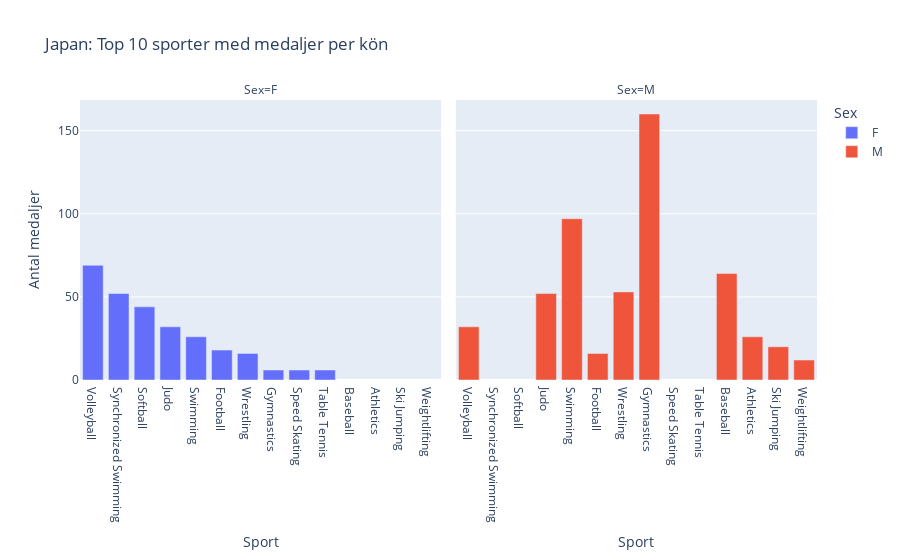

Notebook source saved alongside this figure:
### Markdown cell above
Skillnader mellan sporter där kvinnor/män tagit medalj?

### Code cell
sex_sport = (
    jpn_medals.groupby(["Sex", "Sport"])
    .size()
    .reset_index(name="Antal medaljer")
)

top10_by_sex = (
    sex_sport.sort_values(["Sex", "Antal medaljer"], ascending=[True, False])
    .groupby("Sex")
    .head(10)
)

fig = px.bar(
    top10_by_sex,
    x="Sport",
    y="Antal medaljer",
    color="Sex",
    facet_col="Sex",
    title="Japan: Top 10 sporter med medaljer per kön"
)
fig.show()

### Figure 1 — Plotly figure (JSON) as saved in the notebook; plotly's stock layout.template omitted (floating-point values rounded to 4 significant figures)
{"data": [{"alignmentgroup": "True", "hovertemplate": "Sex=F<br>Sport=%{x}<br>Antal medaljer=%{y}<extra></extra>", "legendgroup": "F", "marker": {"color": "#636efa", "pattern": {"shape": ""}}, "name": "F", "offsetgroup": "F", "orientation": "v", "showlegend": true, "textposition": "auto", "type": "bar", "x": ["Volleyball", "Synchronized Swimming", "Softball", "Judo", "Swimming", "Football", "Wrestling", "Gymnastics", "Speed Skating", "Table Tennis"], "xaxis": "x", "y": [69, 52, 44, 32, 26, 18, 16, 6, 6, 6], "yaxis": "y"}, {"alignmentgroup": "True", "hovertemplate": "Sex=M<br>Sport=%{x}<br>Antal medaljer=%{y}<extra></extra>", "legendgroup": "M", "marker": {"color": "#EF553B", "pattern": {"shape": ""}}, "name": "M", "offsetgroup": "M", "orientation": "v", "showlegend": true, "textposition": "auto", "type": "bar", "x": ["Gymnastics", "Swimming", "Baseball", "Wrestling", "Judo", "Volleyball", "Athletics", "Ski Jumping", "Football", "Weightlifting"], "xaxis": "x2", "y": [160, 97, 64, 53, 52, 32, 26, 20, 16, 12], "yaxis": "y2"}], "layout": {"annotations": [{"font": {}, "showarrow": false, "text": "Sex=F", "x": 0.245, "xanchor": "center", "xref": "paper", "y": 1, "yanchor": "bottom", "yref": "paper"}, {"font": {}, "showarrow": false, "text": "Sex=M", "x": 0.755, "xanchor": "center", "xref": "paper", "y": 1, "yanchor": "bottom", "yref": "paper"}], "barmode": "relative", "legend": {"title": {"text": "Sex"}, "tracegroupgap": 0}, "title": {"text": "Japan: Top 10 sporter med medaljer per kön"}, "xaxis": {"anchor": "y", "domain": [0, 0.49], "title": {"text": "Sport"}}, "xaxis2": {"anchor": "y2", "domain": [0.51, 1], "matches": "x", "title": {"text": "Sport"}}, "yaxis": {"anchor": "x", "domain": [0, 1], "title": {"text": "Antal medaljer"}}, "yaxis2": {"anchor": "x2", "domain": [0, 1], "matches": "y", "showticklabels": false}}}
